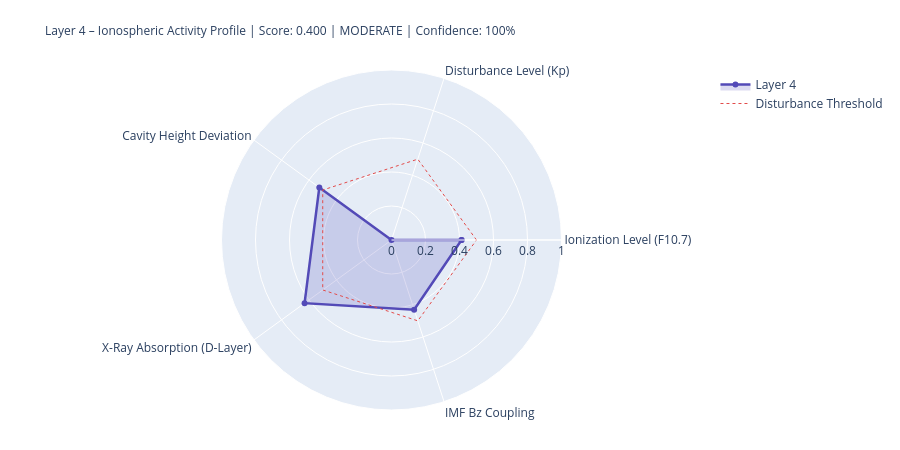

Source (notebook cell):
### Markdown cell above
---
## 4. State Assessment & Handoff to Layer 5

### Code cell
# ============================================================
# LAYER-4-SCORE
# ============================================================

COMPONENTS = {
    'Ionization Level (F10.7)':    {'score': ioniz,       'source': 'primary' if f107_now else 'from_layer0', 'dynamic': True},
    'Disturbance Level (Kp)':          {'score': disturb,     'source': 'primary' if kp_now   else 'from_layer0', 'dynamic': True},
    'Cavity Height Deviation':    {'score': h_dev,       'source': 'derived',                                'dynamic': True},
    'X-Ray Absorption (D-Layer)':{'score': xray_ioniz,  'source': 'primary' if xray_now else 'missing',     'dynamic': True},
    'IMF Bz Coupling':             {'score': bz_coupling, 'source': 'primary' if bz_now   else 'from_layer0', 'dynamic': True},
}

available    = {k: v['score'] for k, v in COMPONENTS.items() if v['score'] is not None}
unavailable  = [k for k, v in COMPONENTS.items() if v['score'] is None]
layer4_score = round(sum(available.values()) / len(available), 4) if available else None
confidence   = round(len(available) / len(COMPONENTS), 2)
level = ('unknown' if layer4_score is None
         else 'quiet'   if layer4_score < 0.3
         else 'moderate' if layer4_score < 0.6
         else 'active')
dominant_l4 = max(available, key=available.get) if available else 'none'

# Resonance delta for Schumann SR-1
sr1_ref = schumann_freq(1, 80.0)
sr1_now = schumann_freq(1, h_eff)
sr1_delta_mhz = (sr1_now - sr1_ref) * 1000

# Propagation conditions
prop_cond = ('disturbed'   if kp_val > 4
             else 'unsettled' if kp_val > 2
             else 'normal')
if xray_class in ['X', 'M']:
    prop_cond = 'Radio-Blackout moeglich'

W = 68
print('=' * W)
print('LAYER 4 – IONOSPHERE – STATE ASSESSMENT')
print('=' * W)
for name, comp in COMPONENTS.items():
    s = comp['score']
    if s is not None:
        bar = '█' * int(s * 20) + '░' * (20 - int(s * 20))
        print(f'  {name:<36} {bar}  {s:.3f}  [{comp["source"]}]')
    else:
        print(f'  {name:<36} {"─" * 20}  n/a   [missing]')
print('-' * W)
print(f'  Score:          {layer4_score:.3f}  ({len(available)}/{len(COMPONENTS)} components)')
print(f'  Confidence:     {confidence:.0%}')
print(f'  Level:          {level.upper()}')
print(f'  Dominant:       {dominant_l4}')
print(f'  Cavity height:  {h_eff:.1f} km  (Ref: 80.0 km)')
print(f'  SR-1:           {sr1_now:.3f} Hz  (Δ {sr1_delta_mhz:+.1f} mHz vs. ref)')
print(f'  Propagation:    {prop_cond}')
print(f'  X-Ray:          {xray_class}-class  ({xray_now:.2e} W/m²)' if xray_now else '  X-Ray:          n/a')
print('=' * W)

# Radar
cats   = list(available.keys())
vals_r = list(available.values())
if len(cats) >= 3:
    fig = go.Figure()
    fig.add_trace(go.Scatterpolar(
        r=vals_r + [vals_r[0]], theta=cats + [cats[0]],
        fill='toself', fillcolor='rgba(83,74,183,0.20)',
        line=dict(color='#534AB7', width=2.5), name='Layer 4'
    ))
    fig.add_trace(go.Scatterpolar(
        r=[0.5] * (len(cats)+1), theta=cats + [cats[0]],
        line=dict(color='#E24B4A', dash='dot', width=1),
        mode='lines', name='Disturbance Threshold'
    ))
    fig.update_layout(
        title=dict(
            text=f'Layer 4 – Ionospheric Activity Profile | Score: {layer4_score:.3f} | {level.upper()} | Confidence: {confidence:.0%}',
            font=dict(size=12)
        ),
        polar=dict(radialaxis=dict(visible=True, range=[0, 1])),
        height=450, showlegend=True,
        margin=dict(l=80, r=80, t=70, b=40)
    )
    fig.show()

### Figure 1 — Plotly figure (JSON) as saved in the notebook; plotly's stock layout.template omitted (floating-point values rounded to 4 significant figures)
{"data": [{"fill": "toself", "fillcolor": "rgba(83,74,183,0.20)", "line": {"color": "#534AB7", "width": 2.5}, "name": "Layer 4", "r": [0.412, 0.0, 0.525, 0.632, 0.431, 0.412], "theta": ["Ionization Level (F10.7)", "Disturbance Level (Kp)", "Cavity Height Deviation", "X-Ray Absorption (D-Layer)", "IMF Bz Coupling", "Ionization Level (F10.7)"], "type": "scatterpolar"}, {"line": {"color": "#E24B4A", "dash": "dot", "width": 1}, "mode": "lines", "name": "Disturbance Threshold", "r": [0.5, 0.5, 0.5, 0.5, 0.5, 0.5], "theta": ["Ionization Level (F10.7)", "Disturbance Level (Kp)", "Cavity Height Deviation", "X-Ray Absorption (D-Layer)", "IMF Bz Coupling", "Ionization Level (F10.7)"], "type": "scatterpolar"}], "layout": {"height": 450, "margin": {"b": 40, "l": 80, "r": 80, "t": 70}, "polar": {"radialaxis": {"range": [0, 1], "visible": true}}, "showlegend": true, "title": {"font": {"size": 12}, "text": "Layer 4 – Ionospheric Activity Profile | Score: 0.400 | MODERATE | Confidence: 100%"}}}
